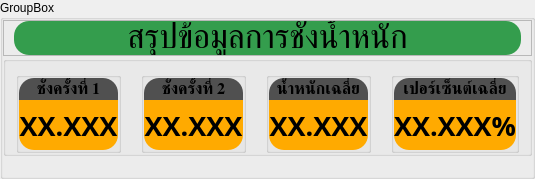
            <widget class="QGroupBox" name="weight_summary_main_group">
             <property name="title">
              <string>GroupBox</string>
             </property>
             <layout class="QVBoxLayout" name="verticalLayout_22">
              <property name="spacing">
               <number>0</number>
              </property>
              <property name="leftMargin">
               <number>0</number>
              </property>
              <property name="topMargin">
               <number>0</number>
              </property>
              <property name="rightMargin">
               <number>0</number>
              </property>
              <property name="bottomMargin">
               <number>20</number>
              </property>
              <item>
               <widget class="QFrame" name="weight_summary_title_frame">
                <property name="maximumSize">
                 <size>
                  <width>16777215</width>
                  <height>80</height>
                 </size>
                </property>
                <property name="frameShape">
                 <enum>QFrame::Shape::StyledPanel</enum>
                </property>
                <property name="frameShadow">
                 <enum>QFrame::Shadow::Raised</enum>
                </property>
                <layout class="QHBoxLayout" name="horizontalLayout_34">
                 <property name="spacing">
                  <number>0</number>
                 </property>
                 <property name="leftMargin">
                  <number>10</number>
                 </property>
                 <property name="topMargin">
                  <number>0</number>
                 </property>
                 <property name="rightMargin">
                  <number>10</number>
                 </property>
                 <property name="bottomMargin">
                  <number>0</number>
                 </property>
                 <item>
                  <widget class="QLabel" name="weight_summary_title">
                   <property name="maximumSize">
                    <size>
                     <width>16777215</width>
                     <height>50</height>
                    </size>
                   </property>
                   <property name="font">
                    <font>
                     <family>Kanit</family>
                     <pointsize>25</pointsize>
                    </font>
                   </property>
                   <property name="styleSheet">
                    <string notr="true">background-color: rgb(52, 157, 77);
border-radius: 15px;</string>
                   </property>
                   <property name="text">
                    <string>สรุปข้อมูลการชั่งน้ำหนัก</string>
                   </property>
                   <property name="alignment">
                    <set>Qt::AlignmentFlag::AlignCenter</set>
                   </property>
                  </widget>
                 </item>
                </layout>
               </widget>
              </item>
              <item>
               <widget class="QGroupBox" name="weight_summary_group">
                <property name="minimumSize">
                 <size>
                  <width>0</width>
                  <height>100</height>
                 </size>
                </property>
                <property name="maximumSize">
                 <size>
                  <width>16777215</width>
                  <height>100</height>
                 </size>
                </property>
                <property name="font">
                 <font>
                  <pointsize>5</pointsize>
                 </font>
                </property>
                <property name="styleSheet">
                 <string notr="true">#summary_weight_1, #summary_weight_2, #summary_average, #summary_percent {
	background-color: rgb(255, 170, 0);
	border-bottom-left-radius: 15px;
	border-bottom-right-radius: 15px;
}

#summary_weight_label_1, #summary_weight_label_2, #summary_average_label,  #summary_percent_label {
	background-color: rgb(80, 80, 80);
	border-top-left-radius: 15px;
	border-top-right-radius: 15px;
}</string>
                </property>
                <property name="alignment">
                 <set>Qt::AlignmentFlag::AlignBottom|Qt::AlignmentFlag::AlignHCenter</set>
                </property>
                <layout class="QHBoxLayout" name="horizontalLayout_35">
                 <property name="spacing">
                  <number>20</number>
                 </property>
                 <property name="leftMargin">
                  <number>10</number>
                 </property>
                 <property name="topMargin">
                  <number>10</number>
                 </property>
                 <property name="rightMargin">
                  <number>10</number>
                 </property>
                 <property name="bottomMargin">
                  <number>0</number>
                 </property>
                 <item>
                  <widget class="QGroupBox" name="weight_summary_group_1">
                   <property name="layoutDirection">
                    <enum>Qt::LayoutDirection::LeftToRight</enum>
                   </property>
                   <property name="styleSheet">
                    <string notr="true"/>
                   </property>
                   <layout class="QVBoxLayout" name="verticalLayout_18">
                    <property name="spacing">
                     <number>0</number>
                    </property>
                    <property name="leftMargin">
                     <number>0</number>
                    </property>
                    <property name="topMargin">
                     <number>0</number>
                    </property>
                    <property name="rightMargin">
                     <number>0</number>
                    </property>
                    <property name="bottomMargin">
                     <number>0</number>
                    </property>
                    <item>
                     <widget class="QLabel" name="summary_weight_label_1">
                      <property name="font">
                       <font>
                        <family>Kanit</family>
                        <pointsize>12</pointsize>
                        <bold>true</bold>
                       </font>
                      </property>
                      <property name="layoutDirection">
                       <enum>Qt::LayoutDirection::LeftToRight</enum>
                      </property>
                      <property name="autoFillBackground">
                       <bool>false</bool>
                      </property>
                      <property name="styleSheet">
                       <string notr="true"/>
                      </property>
                      <property name="text">
                       <string>ชั่งครั้งที่ 1</string>
                      </property>
                      <property name="alignment">
                       <set>Qt::AlignmentFlag::AlignCenter</set>
                      </property>
                     </widget>
                    </item>
                    <item>
                     <widget class="QLabel" name="summary_weight_1">
                      <property name="minimumSize">
                       <size>
                        <width>0</width>
                        <height>50</height>
                       </size>
                      </property>
                      <property name="maximumSize">
                       <size>
                        <width>16777215</width>
                        <height>50</height>
                       </size>
                      </property>
                      <property name="font">
                       <font>
                        <family>Kanit</family>
                        <pointsize>20</pointsize>
                        <bold>true</bold>
                       </font>
                      </property>
                      <property name="styleSheet">
                       <string notr="true"/>
                      </property>
                      <property name="text">
                       <string>XX.XXX</string>
                      </property>
                      <property name="alignment">
                       <set>Qt::AlignmentFlag::AlignCenter</set>
                      </property>
                     </widget>
                    </item>
                   </layout>
                  </widget>
                 </item>
                 <item>
                  <widget class="QGroupBox" name="weight_summary_group_2">
                   <property name="layoutDirection">
                    <enum>Qt::LayoutDirection::LeftToRight</enum>
                   </property>
                   <property name="styleSheet">
                    <string notr="true"/>
                   </property>
                   <layout class="QVBoxLayout" name="verticalLayout_19">
                    <property name="spacing">
                     <number>0</number>
                    </property>
                    <property name="leftMargin">
                     <number>0</number>
                    </property>
                    <property name="topMargin">
                     <number>0</number>
                    </property>
                    <property name="rightMargin">
                     <number>0</number>
                    </property>
                    <property name="bottomMargin">
                     <number>0</number>
                    </property>
                    <item>
                     <widget class="QLabel" name="summary_weight_label_2">
                      <property name="font">
                       <font>
                        <family>Kanit</family>
                        <pointsize>12</pointsize>
                        <bold>true</bold>
                       </font>
                      </property>
                      <property name="layoutDirection">
                       <enum>Qt::LayoutDirection::LeftToRight</enum>
                      </property>
                      <property name="autoFillBackground">
                       <bool>false</bool>
                      </property>
                      <property name="styleSheet">
                       <string notr="true"/>
                      </property>
                      <property name="text">
                       <string>ชั่งครั้งที่ 2</string>
                      </property>
                      <property name="alignment">
                       <set>Qt::AlignmentFlag::AlignCenter</set>
                      </property>
                     </widget>
                    </item>
                    <item>
                     <widget class="QLabel" name="summary_weight_2">
                      <property name="minimumSize">
                       <size>
                        <width>0</width>
                        <height>50</height>
                       </size>
                      </property>
                      <property name="maximumSize">
                       <size>
                        <width>16777215</width>
                        <height>50</height>
                       </size>
                      </property>
                      <property name="font">
                       <font>
                        <family>Kanit</family>
                        <pointsize>20</pointsize>
                        <bold>true</bold>
                       </font>
                      </property>
                      <property name="styleSheet">
                       <string notr="true"/>
                      </property>
                      <property name="text">
                       <string>XX.XXX</string>
                      </property>
                      <property name="alignment">
                       <set>Qt::AlignmentFlag::AlignCenter</set>
                      </property>
                     </widget>
                    </item>
                   </layout>
                  </widget>
                 </item>
                 <item>
                  <widget class="QGroupBox" name="average_summary_group">
                   <property name="layoutDirection">
                    <enum>Qt::LayoutDirection::LeftToRight</enum>
                   </property>
                   <property name="styleSheet">
                    <string notr="true"/>
                   </property>
                   <layout class="QVBoxLayout" name="verticalLayout_20">
                    <property name="spacing">
                     <number>0</number>
                    </property>
                    <property name="leftMargin">
                     <number>0</number>
                    </property>
                    <property name="topMargin">
                     <number>0</number>
                    </property>
                    <property name="rightMargin">
                     <number>0</number>
                    </property>
                    <property name="bottomMargin">
                     <number>0</number>
                    </property>
                    <item>
                     <widget class="QLabel" name="summary_average_label">
                      <property name="font">
                       <font>
                        <family>Kanit</family>
                        <pointsize>12</pointsize>
                        <bold>true</bold>
                       </font>
                      </property>
                      <property name="layoutDirection">
                       <enum>Qt::LayoutDirection::LeftToRight</enum>
                      </property>
                      <property name="autoFillBackground">
                       <bool>false</bool>
                      </property>
                      <property name="styleSheet">
                       <string notr="true"/>
                      </property>
                      <property name="text">
                       <string>น้ำหนักเฉลี่ย</string>
                      </property>
                      <property name="alignment">
                       <set>Qt::AlignmentFlag::AlignCenter</set>
                      </property>
                     </widget>
                    </item>
                    <item>
                     <widget class="QLabel" name="summary_average">
                      <property name="minimumSize">
                       <size>
                        <width>0</width>
                        <height>50</height>
                       </size>
                      </property>
                      <property name="maximumSize">
                       <size>
                        <width>16777215</width>
                        <height>50</height>
                       </size>
                      </property>
                      <property name="font">
                       <font>
                        <family>Kanit</family>
                        <pointsize>20</pointsize>
                        <bold>true</bold>
                       </font>
                      </property>
                      <property name="styleSheet">
                       <string notr="true"/>
                      </property>
                      <property name="text">
                       <string>XX.XXX</string>
                      </property>
                      <property name="alignment">
                       <set>Qt::AlignmentFlag::AlignCenter</set>
                      </property>
                     </widget>
                    </item>
                   </layout>
                  </widget>
                 </item>
                 <item>
                  <widget class="QGroupBox" name="percent_summary_group">
                   <property name="layoutDirection">
                    <enum>Qt::LayoutDirection::LeftToRight</enum>
                   </property>
                   <property name="styleSheet">
                    <string notr="true"/>
                   </property>
                   <layout class="QVBoxLayout" name="verticalLayout_21">
                    <property name="spacing">
                     <number>0</number>
                    </property>
                    <property name="leftMargin">
                     <number>0</number>
                    </property>
                    <property name="topMargin">
                     <number>0</number>
                    </property>
                    <property name="rightMargin">
                     <number>0</number>
                    </property>
                    <property name="bottomMargin">
                     <number>0</number>
                    </property>
                    <item>
                     <widget class="QLabel" name="summary_percent_label">
                      <property name="font">
                       <font>
                        <family>Kanit</family>
                        <pointsize>12</pointsize>
                        <bold>true</bold>
                       </font>
                      </property>
                      <property name="layoutDirection">
                       <enum>Qt::LayoutDirection::LeftToRight</enum>
                      </property>
                      <property name="autoFillBackground">
                       <bool>false</bool>
                      </property>
                      <property name="styleSheet">
                       <string notr="true"/>
                      </property>
                      <property name="text">
                       <string>เปอร์เซ็นต์เฉลี่ย</string>
                      </property>
                      <property name="alignment">
                       <set>Qt::AlignmentFlag::AlignCenter</set>
                      </property>
                     </widget>
                    </item>
                    <item>
                     <widget class="QLabel" name="summary_percent">
                      <property name="minimumSize">
                       <size>
                        <width>0</width>
                        <height>50</height>
                       </size>
                      </property>
                      <property name="maximumSize">
                       <size>
                        <width>16777215</width>
                        <height>50</height>
                       </size>
                      </property>
                      <property name="font">
                       <font>
                        <family>Kanit</family>
                        <pointsize>20</pointsize>
                        <bold>true</bold>
                       </font>
                      </property>
                      <property name="styleSheet">
                       <string notr="true"/>
                      </property>
                      <property name="text">
                       <string>XX.XXX%</string>
                      </property>
                      <property name="alignment">
                       <set>Qt::AlignmentFlag::AlignCenter</set>
                      </property>
                     </widget>
                    </item>
                   </layout>
                  </widget>
                 </item>
                </layout>
               </widget>
              </item>
             </layout>
            </widget>
